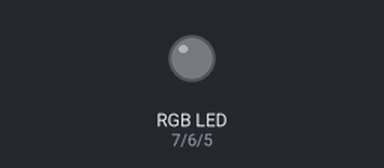
Bench run of a sketch on a simulated Arduino Uno, built with avr-gcc and run on an emulated ATmega328P. Shown: an RGB LED mixed from three pins (HIGH = lit).

Above: at 5.0 s.
At 10.13 s:
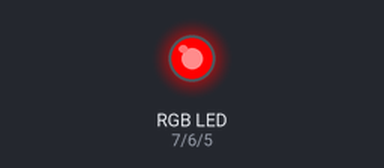
At 10.32 s:
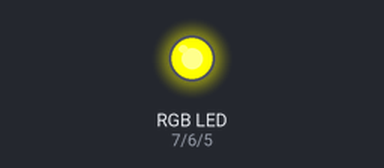
At 10.59 s:
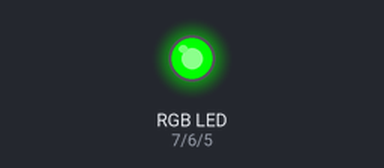
At 10.92 s:
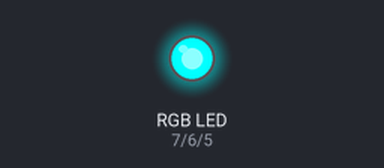
At 11.38 s:
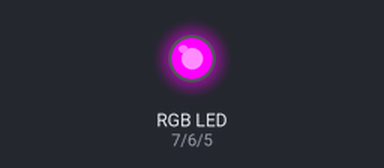
Timing chart, 0 to 13.0 s (numbered marks = the images above):
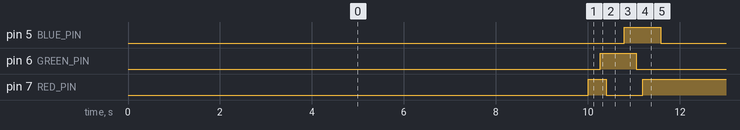

The sketch:

Rainbow.ino
```cpp
/* RGB Common Cathode Demo Program
	Dave Eslinger, 19 July, 2016
	GoSciTech Ardino RObotics Course */

#include <TimedAction.h>

TimedAction timedAction1 = TimedAction(10000,rainbow);

const byte RED_PIN = 7;
const byte GREEN_PIN = 6;
const byte BLUE_PIN = 5;
const int SPEED = 1;
int r, g, b; // our color values, 0-255

void setup() {
  // put your setup code here, to run once:
pinMode(RED_PIN, OUTPUT);
pinMode(GREEN_PIN, OUTPUT);
pinMode(BLUE_PIN, OUTPUT);
r = 255;
b = 0;
}

void loop() {
	timedAction1.check();
/*   // Begin with full red only.
	for (int i = 0; i <= 255; i++) { // Ramp UP Green
		g = i;
		analogWrite(RED_PIN, r);
		analogWrite(GREEN_PIN, g);
		analogWrite(BLUE_PIN, b);
		delay(SPEED);
	}
// Now it is Yellow
	for(int i = 255; i >= 0; i--) { // Ramp down Red
		r = i;
		analogWrite(RED_PIN, r);
		analogWrite(GREEN_PIN, g);
		analogWrite(BLUE_PIN, b);
		delay(SPEED);
	}
// Now it is pure Green
	for (int i = 0; i <=255; i++){ // Ramp up Blue
		b = i;
		analogWrite(RED_PIN, r);
		analogWrite(GREEN_PIN, g);
		analogWrite(BLUE_PIN, b);
		delay(SPEED);
	}
// Now it is Cyan
	for(int i = 255; i >= 0; i--) { // Ramp down Green
		g = i;
		analogWrite(RED_PIN, r);
		analogWrite(GREEN_PIN, g);
		analogWrite(BLUE_PIN, b);
		delay(SPEED);
	}
// Now it is pure Blue
	for (int i = 0; i <=255; i++){ // Ramp up Red
		r = i;
		analogWrite(RED_PIN, r);
		analogWrite(GREEN_PIN, g);
		analogWrite(BLUE_PIN, b);
		delay(SPEED);
	}
// Now it is Magenta
	for (int i = 255; i >= 0; i--) { // Ramp down Blue
		b = i;
		analogWrite(RED_PIN, r);
		analogWrite(GREEN_PIN, g);
		analogWrite(BLUE_PIN, b);
		delay(SPEED);
	}
// Now we are back to pure red, so repeat!
 */}

void rainbow() {
  // Begin with full red only.
	for (int i = 0; i <= 255; i++) { // Ramp UP Green
		g = i;
		analogWrite(RED_PIN, r);
		analogWrite(GREEN_PIN, g);
		analogWrite(BLUE_PIN, b);
		delay(SPEED);
	}
// Now it is Yellow
	for(int i = 255; i >= 0; i--) { // Ramp down Red
		r = i;
		analogWrite(RED_PIN, r);
		analogWrite(GREEN_PIN, g);
		analogWrite(BLUE_PIN, b);
		delay(SPEED);
	}
// Now it is pure Green
	for (int i = 0; i <=255; i++){ // Ramp up Blue
		b = i;
		analogWrite(RED_PIN, r);
		analogWrite(GREEN_PIN, g);
		analogWrite(BLUE_PIN, b);
		delay(SPEED);
	}
// Now it is Cyan
	for(int i = 255; i >= 0; i--) { // Ramp down Green
		g = i;
		analogWrite(RED_PIN, r);
		analogWrite(GREEN_PIN, g);
		analogWrite(BLUE_PIN, b);
		delay(SPEED);
	}
// Now it is pure Blue
	for (int i = 0; i <=255; i++){ // Ramp up Red
		r = i;
		analogWrite(RED_PIN, r);
		analogWrite(GREEN_PIN, g);
		analogWrite(BLUE_PIN, b);
		delay(SPEED);
	}
// Now it is Magenta
	for (int i = 255; i >= 0; i--) { // Ramp down Blue
		b = i;
		analogWrite(RED_PIN, r);
		analogWrite(GREEN_PIN, g);
		analogWrite(BLUE_PIN, b);
		delay(SPEED);
	}
// Now we are back to pure red, so repeat!
}
```

Measured:
- by itself, pin 5 (BLUE_PIN), pin 6 (GREEN_PIN): alternates HIGH for 0.79 s and LOW for 9.2 s
- by itself, pin 7 (RED_PIN): repeats every 10.0 s: LOW 0.79 s, HIGH 9.2 s
